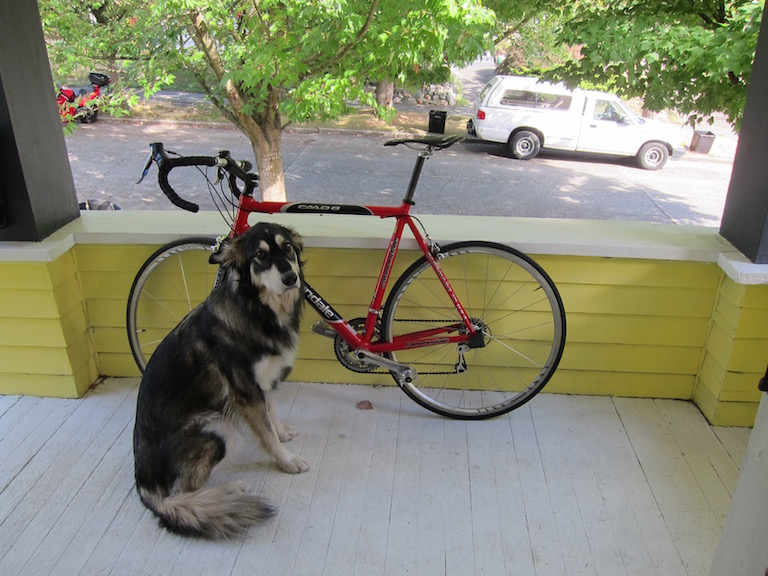
%> input picture Octave/dog.jpg, 768 x 576 px
$ octave edges.m   (GNU Octave 9; MATLAB toolbox functions it lacks are replaced by stand-ins)
%> lines starting %> are read from the running program, lines starting %| are printed output that depends on the picture
pkg load image;

img_path = "dog.jpg";
img = imread(img_path);
%> img is the input picture: size 576x768x3 uint8; mean R, G, B 134.4, 135.7, 114.1
img_gray = rgb2gray(img);
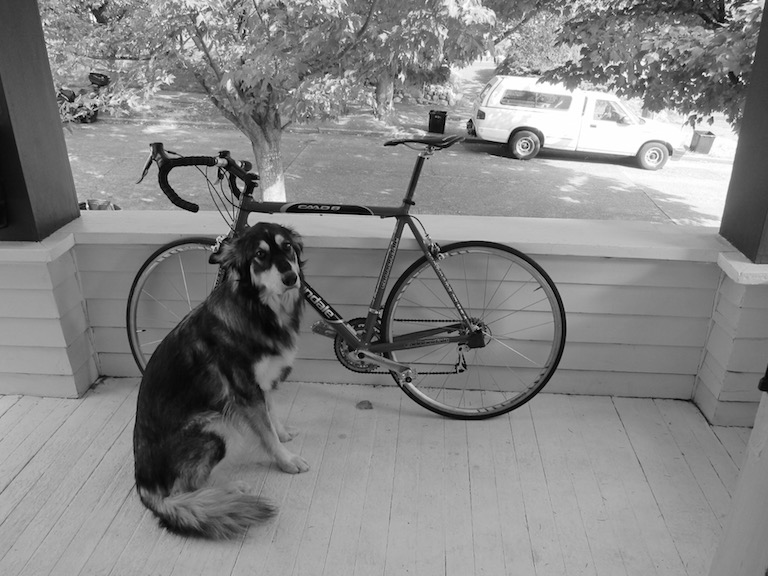
%> img_gray: size 576x768 uint8; min 0, max 255, mean 132.8

figure, imshow(img), title("Dog");

k_size = 5;
sigma = 4;
image_path = "dol.jpeg";

kernel = fspecial("gaussian", k_size, sigma);
img_blured = imfilter(img_gray, kernel);
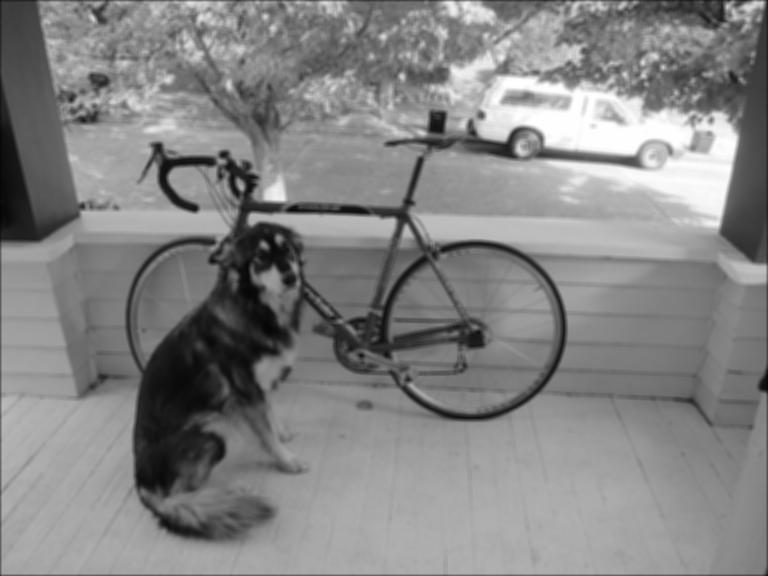
%> img_blured: size 576x768 uint8; min 5, max 254, mean 132.4
figure, imshow(img_blured), title("Dog Blured");

% Using Canny
img_edge = edge(img_blured, "canny");
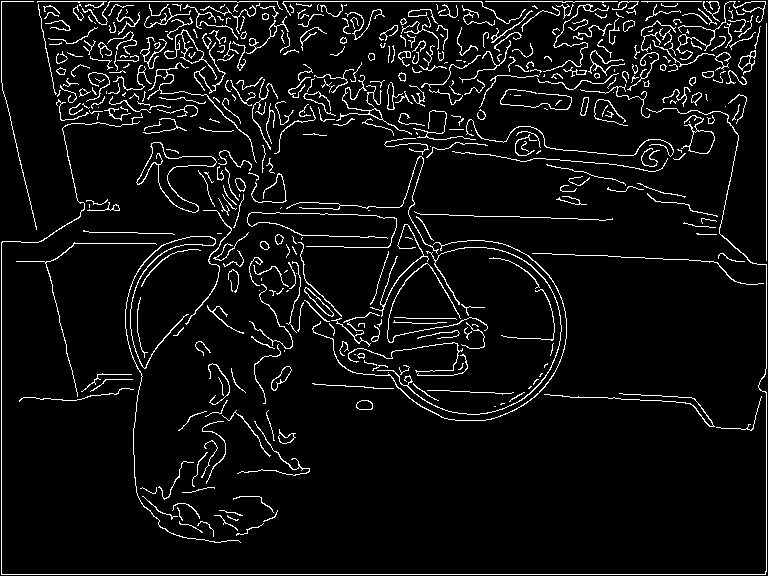
%> img_edge: size 576x768 logical; 6.2% white in thin lines or dots
figure, imshow(img_edge), title("Dog Edges Canny");

% Using LoG Laplacian of Gassiuan
img_edge = edge(img_gray, "log");
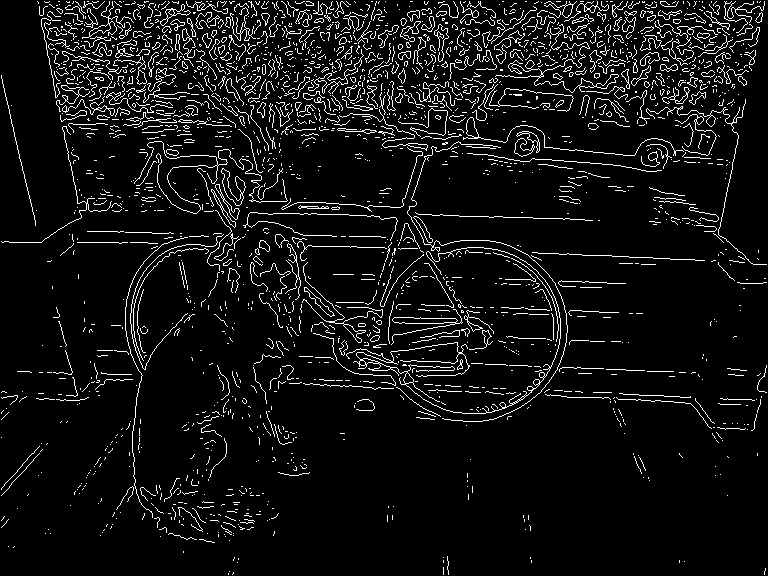
%> img_edge: size 576x768 logical; 7% white in thin lines or dots
figure, imshow(img_edge), title("Dog Edges LoG");
